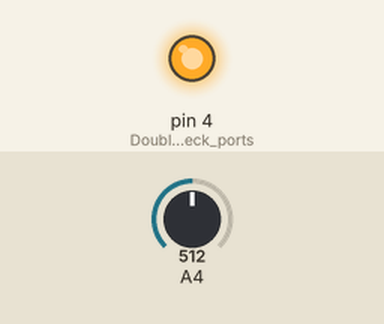
Simulated run of this sketch. Board: Arduino Uno, built with avr-gcc and run on an emulated ATmega328P. On the bench: output pins drawn as LEDs (lit = HIGH). The test bench sets the inputs (shaded band); at power-on: A4 = 512. What the sketch prints to the serial monitor is not drawn.

Above: at 0.1 s.
Timing chart, 0 to 1.6 s (numbered marks = the images above):
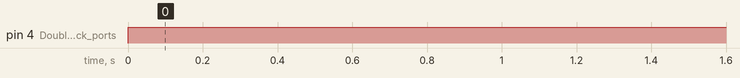

The sketch:

Single_Datum_Serial_Plotter_Arduino_Python_Collab.ino
```cpp
void setup() {
Serial.begin(115200);
pinMode(4, OUTPUT); // Double check ports & baud rate please!!!!!!
}

void loop() {
digitalWrite(4, HIGH);
int volts = analogRead(4);
Serial.println(volts);
delay(125);
}
/*
int x = 1; int y = 2; int z = 3;
int Delay = 1000; //ms
void setup(){
  Serial.begin(9600);
  }
  void loop(){
    x = x + 2;
    y = y + 5;
    z = z + 4;
    Serial.print(x);
    Serial.print(",");
    Serial.print(y);
    Serial.print(",");
    Serial.println(z);
    delay(Delay);
    }*/
```

Measured:
- by itself, pin 4 (Double_check_ports): LOW → HIGH at 0.00 s
